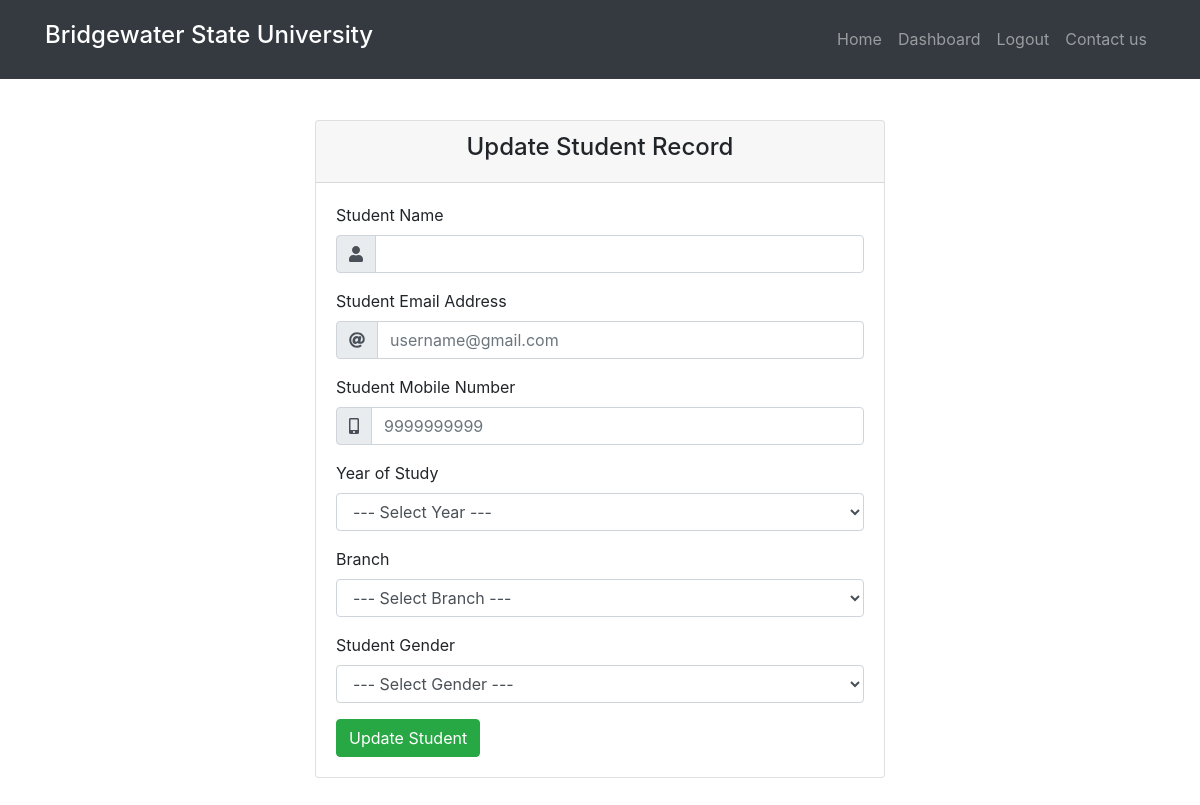
Page /edit_student/edit/12/ (signed in) on the earlier database version.
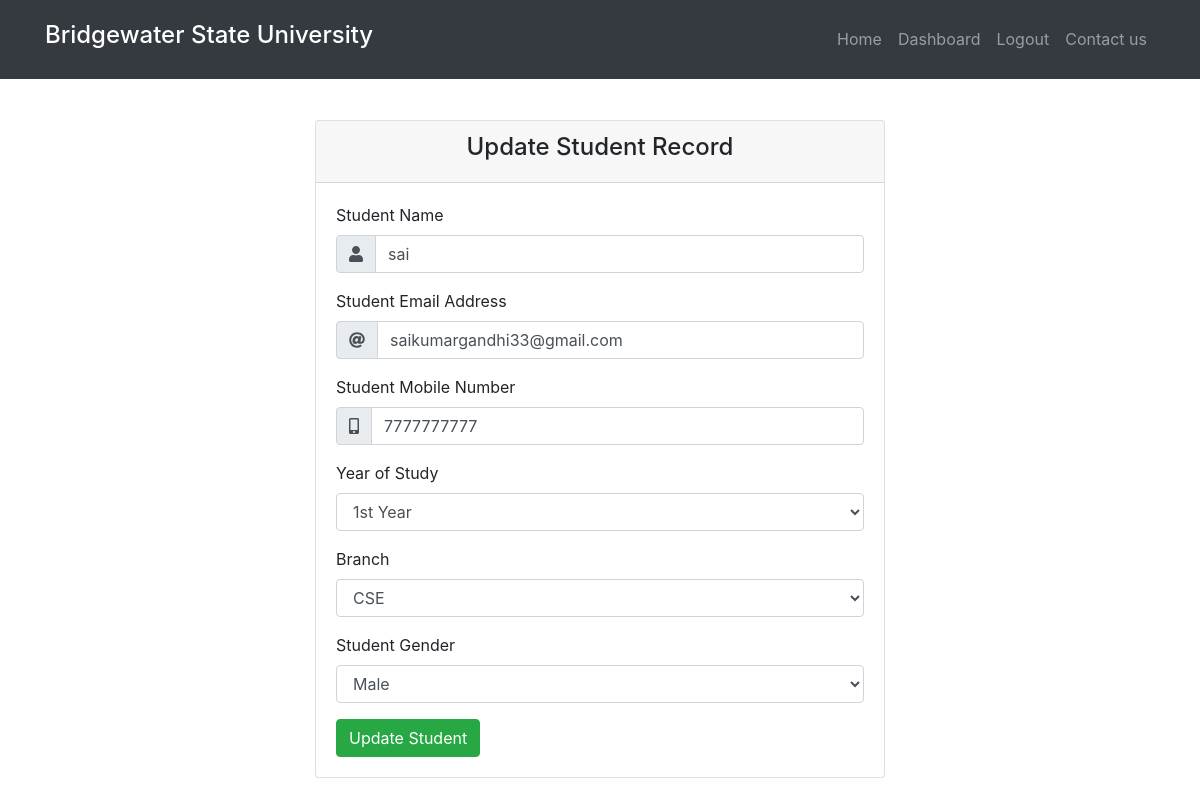
Same page on the later database version.
### tables this page shows
CREATE TABLE users (id INTEGER PRIMARY KEY AUTOINCREMENT, name TEXT, mail TEXT, gender TEXT, pwd TEXT, mobile TEXT, role INTEGER, year TEXT, branch TEXT, resetpassword TEXT);

### app.py (the view)
@ app.route("/edit_student/<action>/<student_id>/", methods=['GET'])
def edit_student(action, student_id):
    title = "Edit Students"
    student_data = []
    redirect_url = "edit_student.html"
    try:
        with sqlite3.connect("database.db") as con:
            cur = con.cursor()
            userid = session["userid"]
            if(action == "delete"):
                cur.execute(
                    "delete from users where id!=? and id=?", (userid, student_id))
                msg = "Student record deleted successfully"
            elif(action == "edit"):
                cur.execute(
                    "select * from users where id!=? and id=?", (userid, student_id))
                student_data = cur.fetchone()
                msg = "Editing Trip"
                redirect_url = "updating_student.html"
            con.commit()
    except:
        con.rollback()
        msg = "Unable to perform operation"
    finally:
        data = {
            "title": title,
            "msg": msg,
            "student_data": student_data
        }
        print(data)
        return render_template(redirect_url, data=data)
        con.close()

### templates/updating_student.html (shortened to what this page needs)
{% extends "base.html" %}
{% block content %}
<div class="container mt-5 pt-5 pb-3 mb-3 col-sm-6">
    <div class="card">
        <div class="card-header">
            <h4 class="text-center">Update Student Record</h4>
        </div>
        <div class="card-body">
            <form action="{{url_for('update_student')}}" method="post">
                <div class="form-group">
                    <label for="username">Student Name</label>
                    <div class="input-group mb-3">
                        <div class="input-group-prepend"> <span class="input-group-text"><i class="fas fa-user"
                                    aria-hidden="true"></i></span> </div>
                        <input name="username" value="{{data['student_data'][1]}}" autocomplete="off"
                            class="form-control" type="text" id="username" required>
                    </div>
                </div>
                <div class="form-group">
                    <label for="signmail">Student Email Address</label>
                    <div class="input-group mb-3">
                        <div class="input-group-prepend"> <span class="input-group-text"><i class="fas fa-at"
                                    aria-hidden="true"></i></span> </div>
                        <input name="signmail" autocomplete="off" class="form-control" placeholder="username@gmail.com"
                            type="email" value="{{data['student_data'][2]}}" id="signmail" required>
                    </div>
                </div>
                <div class="form-group">
                    <label for="mobile">Student Mobile Number</label>
                    <div class="input-group mb-3">
                        <div class="input-group-prepend"> <span class="input-group-text"><i class="fas fa-mobile-alt"
                                    aria-hidden="true"></i></span> </div>
                        <input name="mobile" autocomplete="off" class="form-control" placeholder="9999999999"
                            pattern="[0-9]{10}" value="{{data['student_data'][5]}}" maxlength="10" type="tel"
                            id="mobile" required>
                    </div>
                </div>
                <div class="form-group">
                    <label for="year">Year of Study</label>
                    <select class="form-control" id="year" name="year" required>
                        <option value=""> --- Select Year --- </option>
                        <option value="1st Year">1st Year</option>
                    </select>
                </div>
                <div class="form-group">
                    <label for="branch">Branch</label>
                    <select class="form-control" id="branch" name="branch" required>
                        <option value=""> --- Select Branch --- </option>
                        <option value="CSE">CSE</option>
                    </select>
                </div>
                <div class="form-group">
                    <label for="gender">Student Gender </label>
                    <select class="form-control" id="gender" name="gender" required>
                        <option value=""> --- Select Gender --- </option>
                        <option value="male">Male</option>
                    </select>
                </div>
                <button type="submit" id="myBtn" class="btn btn-success">Update Student</button>
            </form>
        </div>
    </div>
</div>
{% endblock %}

### templates/base.html (shortened to what this page needs)
<!DOCTYPE html>
<html lang="en">
<head>
   <link rel="stylesheet" href="https://maxcdn.bootstrapcdn.com/bootstrap/4.5.2/css/bootstrap.min.css">
   <link rel="stylesheet" href="https://unpkg.com/leaflet@1.7.1/dist/leaflet.css"
 />
</head>
<body id="page-top">
   <nav class="navbar navbar-expand-lg navbar-dark bg-dark fixed-top py-3" id="mainNav1">
      <div class="container">
         <a class="navbar-brand" href="/">
            <h4>Bridgewater State University</h4>
         </a>
         <div class="collapse navbar-collapse" id="navbarResponsive">
            <ul class="navbar-nav ml-auto my-2 my-lg-0">
               <li class="nav-item"><a class="nav-link " href="{{url_for('index')}}">Home</a></li>
               {% if session["userid"] and session["role"]==0 %}
               <li class="nav-item"><a class="nav-link " href="{{url_for('dashboard')}}">Dashboard</a></li>
               <li class="nav-item"><a class="nav-link " href="{{url_for('logout')}}">Logout</a></li>
               {% elif session["userid"] and session["role"]== 1 %}
               <li class="nav-item"><a class="nav-link " href="{{url_for('stu_dashboard')}}">Dashboard</a></li>
               <li class="nav-item"><a class="nav-link " href="{{url_for('logout')}}">Logout</a></li>
               {% else %}
               <li class="nav-item"><a class="nav-link " href="#!" data-backdrop="static" data-toggle="modal"
                     data-target="#loginmodal">Login</a></li>
               {% endif %}
               <li class="nav-item"><a class="nav-link " href="{{url_for('contactus')}}">Contact us</a></li>
            </ul>
         </div>
      </div>
   </nav>
   <br>
   {% block content %}
   {% endblock %}
</body>
</html>

Differences in the rows shown:
added users: username "sai", signmail "saikumargandhi33@gmail.com", mobile "7777777777"
Other differences:
form field year: "--- Select Year ---" → "1st Year"
form field branch: "--- Select Branch ---" → "CSE"
form field gender: "--- Select Gender ---" → "Male"
